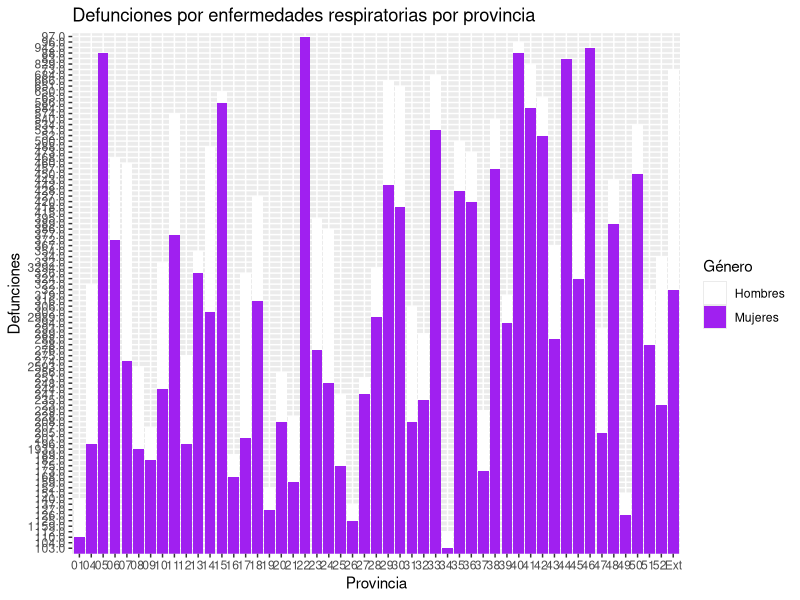
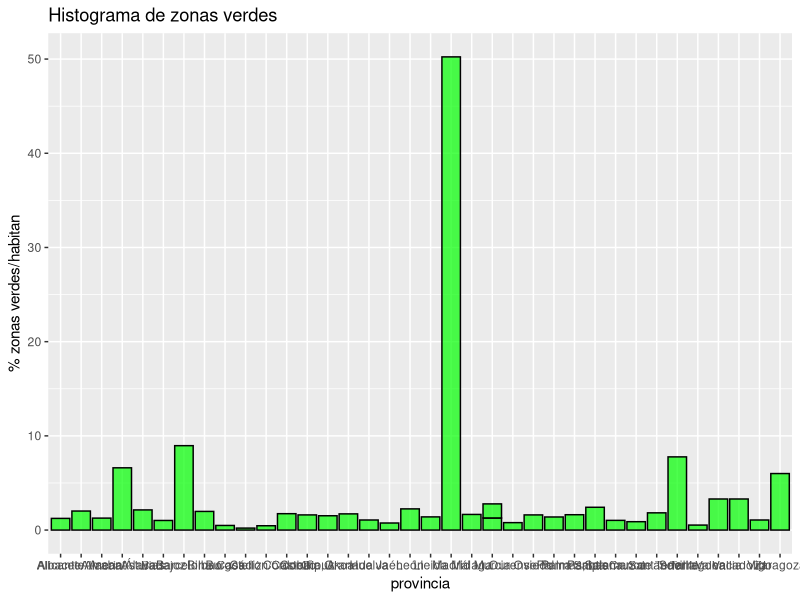
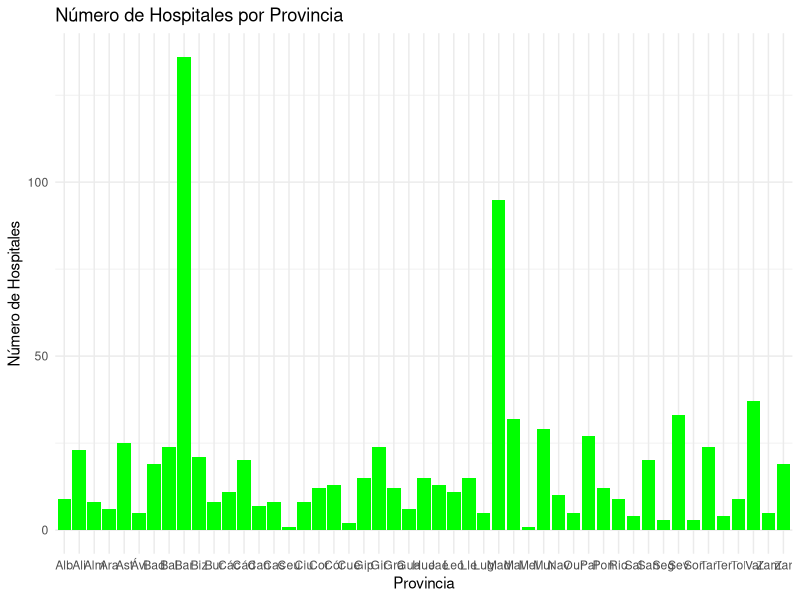

Reproduce these figures in R, in order.
## ---- chunk 1
knitr::opts_chunk$set(echo = TRUE)
## ---- chunk 2
library(readxl)
library(dplyr)
library(tidyverse)

## ---- chunk 3
defuncion <-read_excel("defunciones.xlsx")
defuncion_resp<-defuncion %>%
  slice(1338:1500)%>%
  select(1,3)%>%
  rename(Provincia = 1, defunciones= 2)
## ---- chunk 4
defuncion_resp_total<-defuncion_resp %>%
  slice(3:54)%>%
  select(1,2)
defuncion_resp_total

## ---- chunk 5
defuncion_resp_mujeres<-defuncion_resp %>%
  slice(113:164)%>%
  select(1,2)%>%
  rename(defunciones_mujeres= 2)
defuncion_resp_mujeres
## ---- chunk 6
defuncion_resp_hombres<-defuncion_resp %>%
  slice(58:109)%>%
  select(1,2)%>%
  rename(defunciones_hombres= 2)
defuncion_resp_hombres
## ---- chunk 7
# combinar
defuncion_resp_combinada <- merge(defuncion_resp_hombres, defuncion_resp_mujeres, by = "Provincia")
defuncion_resp_combinada$Provincia <- substr(defuncion_resp_combinada$Provincia, 1,3)
ggplot(defuncion_resp_combinada, aes(x = Provincia)) +
  geom_bar(aes(y = defunciones_hombres, fill = "Hombres"), position = "dodge", stat = "identity") +
  geom_bar(aes(y = defunciones_mujeres, fill = "Mujeres"), position = "dodge", stat = "identity") +
  labs(title = "Defunciones por enfermedades respiratorias por provincia",
       x = "Provincia",
       y = "Defunciones",
       fill = "Género") +
  scale_fill_manual(values = c("Hombres" = "white", "Mujeres" = "purple"))

## ---- chunk 8
zonas_verdes<- read_excel("zonas_verdes.xlsx")
## ---- chunk 9
#histograma preguntar
ggplot(zonas_verdes, aes(x= Ciudad, y=`Total (km²)`))+ geom_bar(stat = "identity",fill = "green", color = "black", alpha = 0.7) +
  labs(title = "Histograma de zonas verdes", x = "provincia", y = "% zonas verdes/habitan")
## ---- chunk 10
datos <-read_excel("CNH_2021.xlsx")
conteo_por_provincia <- datos %>%
  group_by(Provincia) %>%
  summarize(Numero_Hospitales = n_distinct(`Nombre Centro`))
conteo_por_provincia
## ---- chunk 11
conteo_por_provincia$Provincia <- substr(conteo_por_provincia$Provincia, 1,3)
ggplot(conteo_por_provincia, aes(x = Provincia, y = Numero_Hospitales)) +
  geom_bar(stat = "identity", fill = "green") +
  labs(title = "Número de Hospitales por Provincia",
       x = "Provincia",
       y = "Número de Hospitales") +
  theme_minimal()
